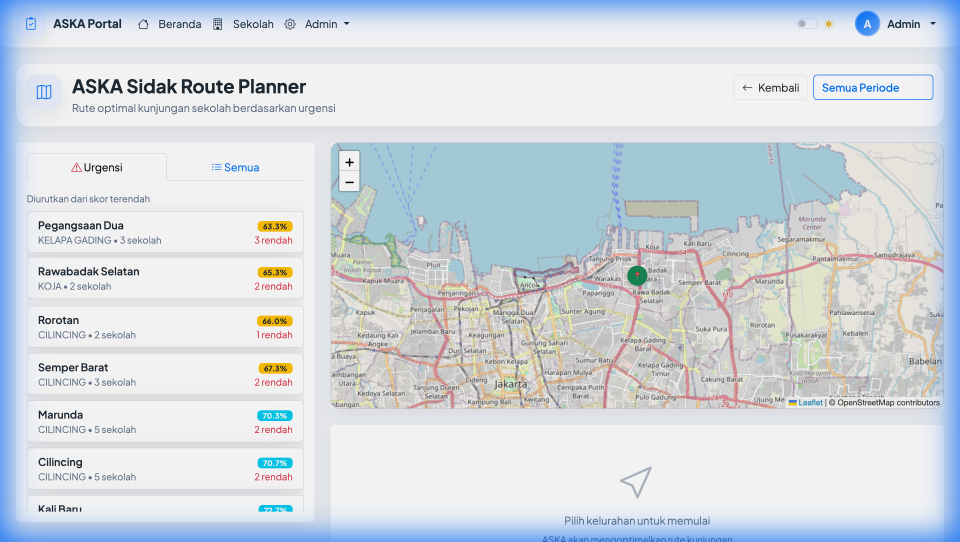
#> input picture tutorial_ppt_materials/12_admin_sidak_1765962095622.png, 2880 x 1624 px, found by its file name (shown at 1/3 size)
$ python resize_image.py
#> lines starting #> are read from the running program, lines starting #| are printed output that depends on the picture
import os

from PIL import Image


def resize_image(image_path, target_width=1280):
#> called with target_width = 1280
    try:
        if not os.path.exists(image_path):
            print(f"Error: {image_path} not found.")
            return

        img = Image.open(image_path)
#> img is the input picture: PIL image 2880x1624 RGB; mean R, G, B 210.1, 217.6, 224.3
        # Calculate height to preserve aspect ratio
        w_percent = target_width / float(img.size[0])
#> w_percent = 0.444
        h_size = int((float(img.size[1]) * float(w_percent)))
#> h_size = 721

        # Resize
        img = img.resize((target_width, h_size), Image.Resampling.LANCZOS)
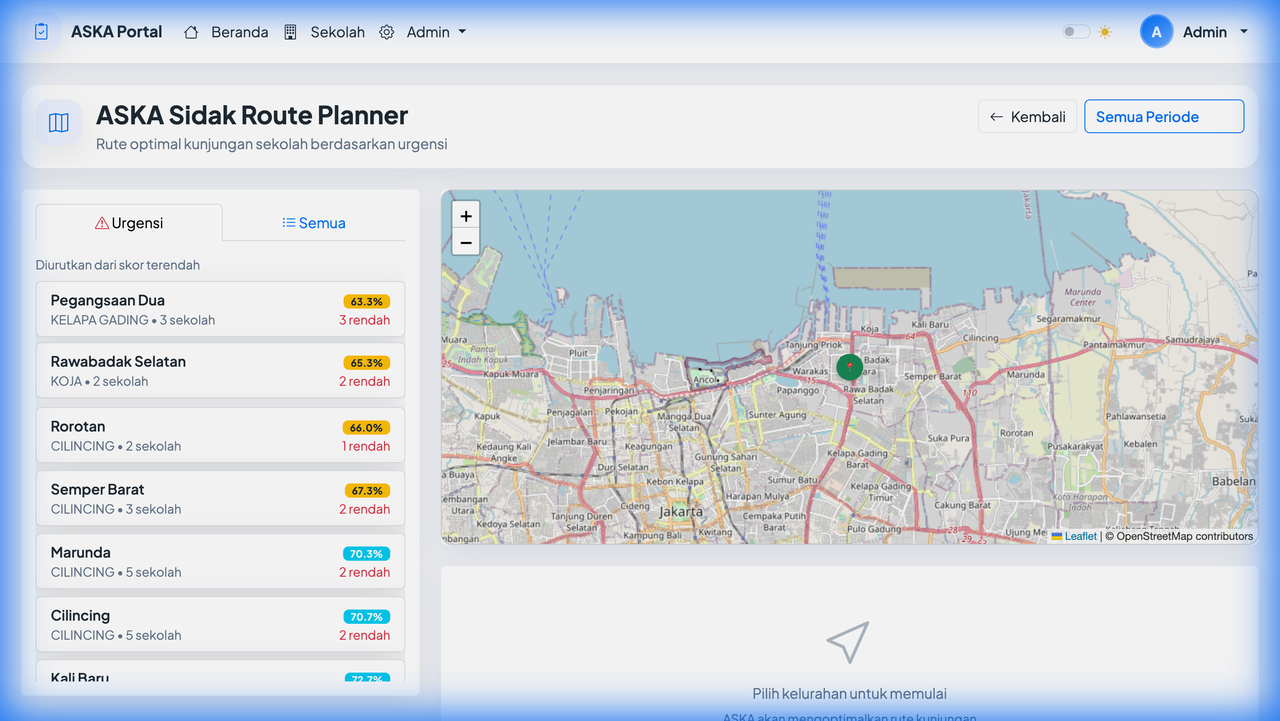
#> img: PIL image 1280x721 RGB; mean R, G, B 210.1, 217.6, 224.3

        # Save
        img.save(image_path)
        print(f"Successfully resized {image_path} to width {target_width}.")
    except Exception as e:
        print(f"Error resizing image: {e}")


if __name__ == "__main__":
    # Path to the large image
    path = "/Users/ainunfajar/.gemini/antigravity/brain/b81885be-96f4-4e1d-b83a-597219007532/12_admin_sidak_1765962095622.png"
    resize_image(path)

$ run again, with tutorial_ppt_materials/11_admin_stats.png copied over tutorial_ppt_materials/12_admin_sidak_1765962095622.png
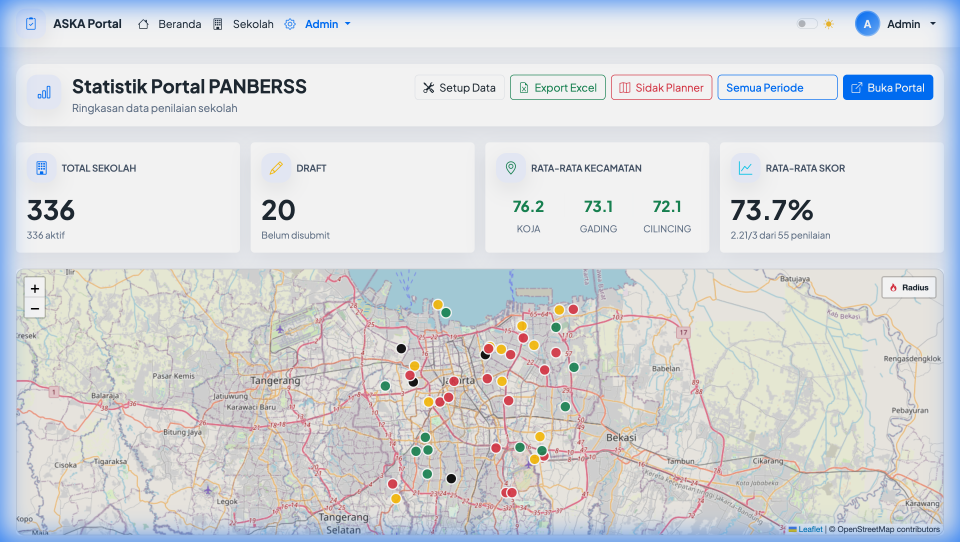
#> input picture tutorial_ppt_materials/11_admin_stats.png, 2880 x 1624 px, found by its file name (shown at 1/3 size)
#> in resize_image, img is the input picture: PIL image 2880x1624 RGB; mean R, G, B 214.1, 216.7, 219.7
#> in resize_image, `img = img.resize((target_width, h_size), Image.Resampling.LANCZOS)`:
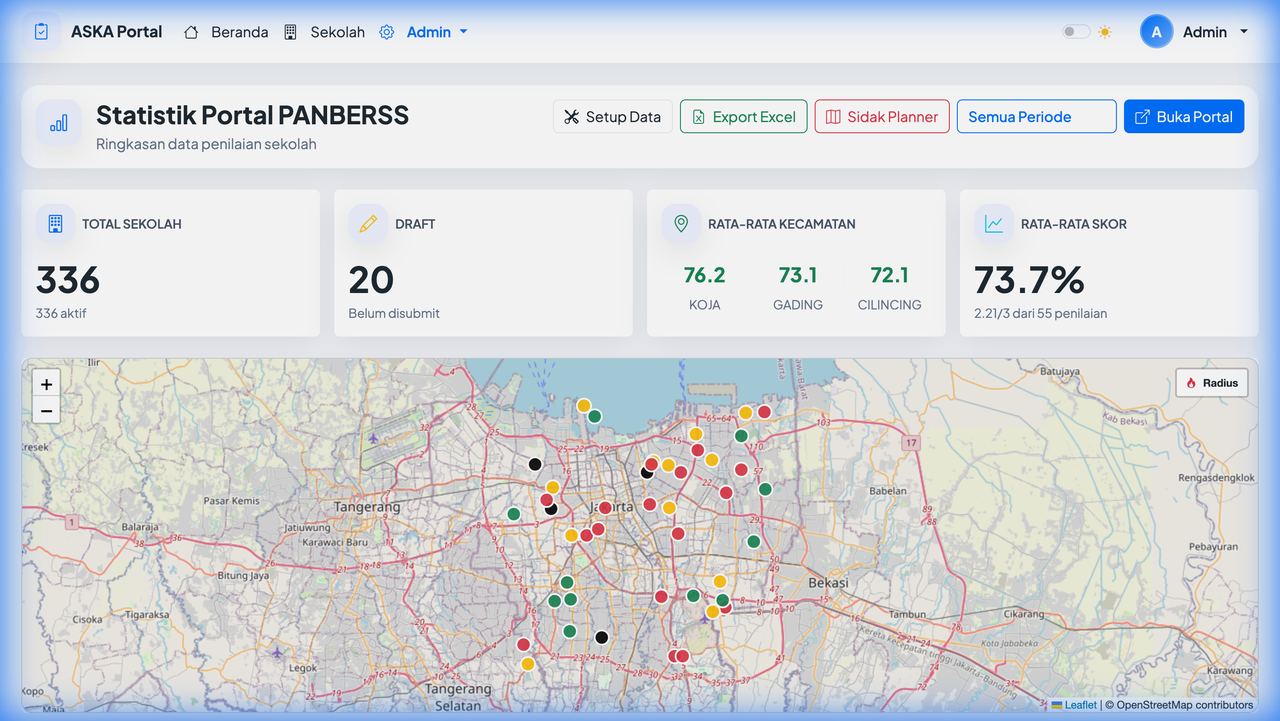
#> img: PIL image 1280x721 RGB; mean R, G, B 214.1, 216.7, 219.7

$ run again, with tutorial_ppt_materials/11_admin_stats_1765962092358.png copied over tutorial_ppt_materials/12_admin_sidak_1765962095622.png
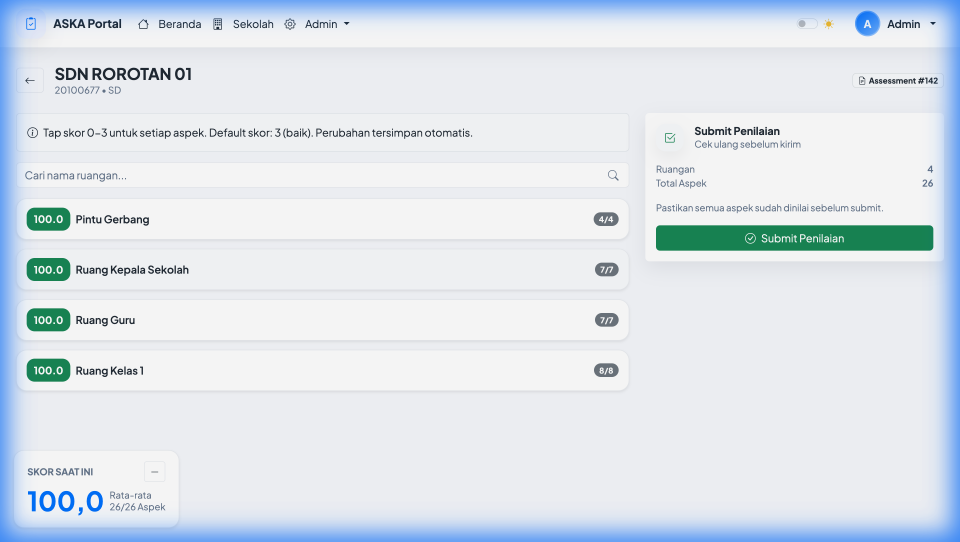
#> input picture tutorial_ppt_materials/11_admin_stats_1765962092358.png, 2880 x 1624 px, found by its file name (shown at 1/3 size)
#> in resize_image, img is the input picture: PIL image 2880x1624 RGB; mean R, G, B 220.8, 228.7, 236.4
#> in resize_image, `img = img.resize((target_width, h_size), Image.Resampling.LANCZOS)`:
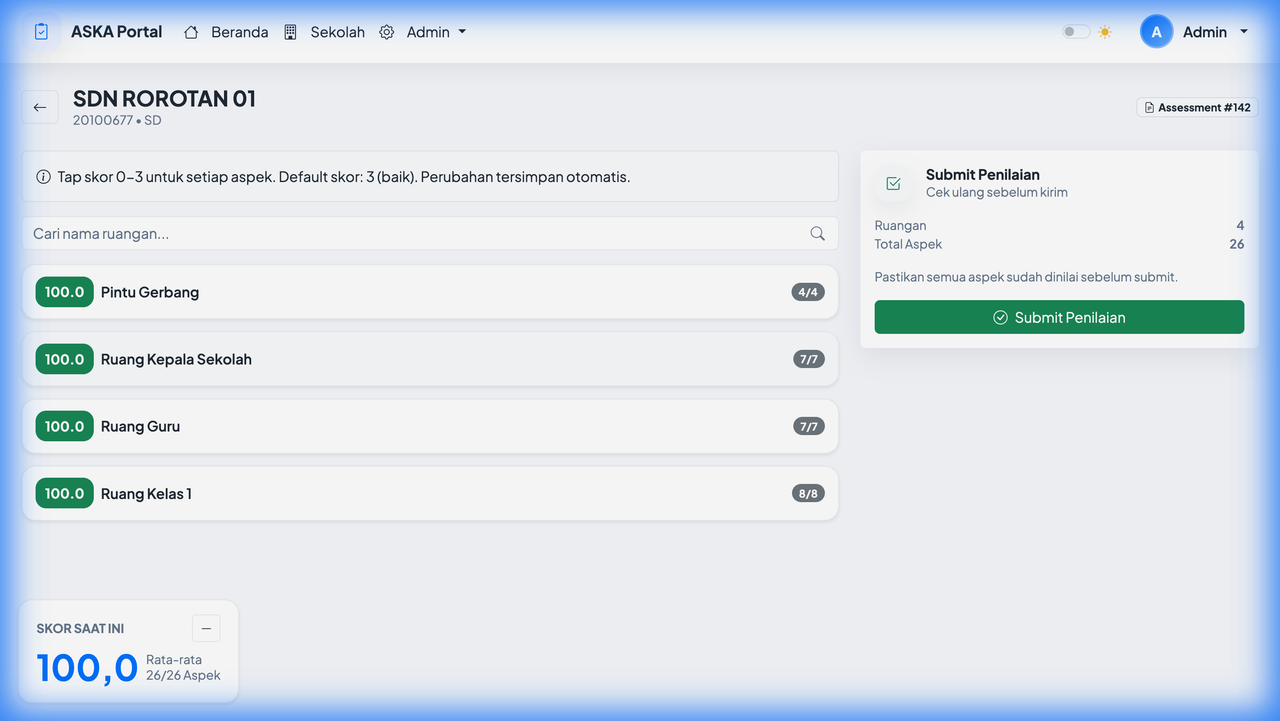
#> img: PIL image 1280x721 RGB; mean R, G, B 220.8, 228.6, 236.3
